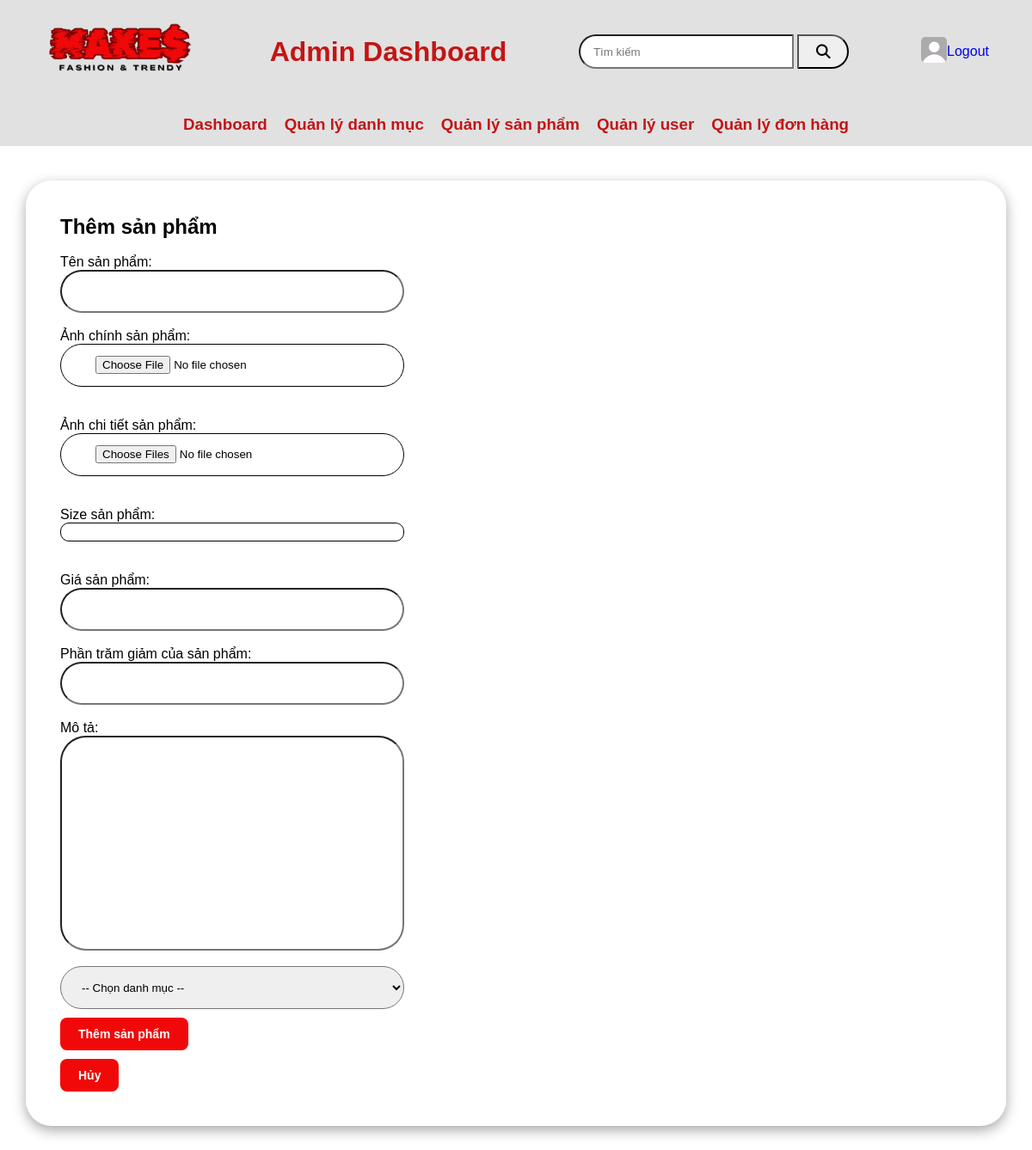
Before: /admin/insert_product_page (signed in) with the older database file.
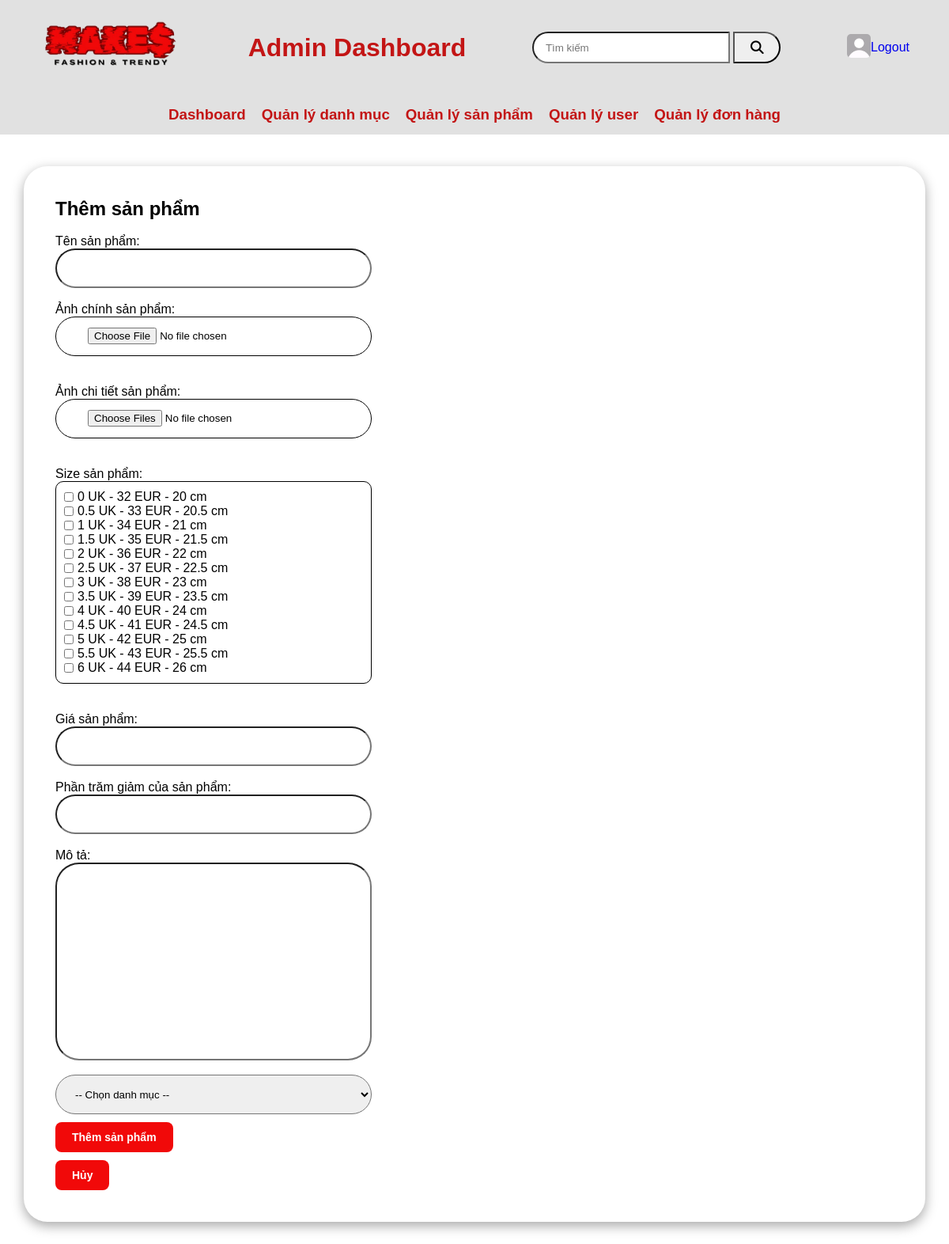
After: the same page with the newer database file.
### tables this page shows
CREATE TABLE `sizes` (
  `id` int(11) NOT NULL,
  `size_name` varchar(255) NOT NULL
);

### app/controllers/Admin_Product_Controller.php (called while the page is built, shortened)
<?php
require "./core/Controller.php";
class Admin_Product_Controller extends Controller
{
    public $admin_product_model;
    public $data = [];
    public function __construct()
    {
        $this->admin_product_model = $this->model('Admin_Product_Model');
    }
    public function insert()
    {
        $cate = $this -> admin_product_model -> getAllCate();
        $sizes = $this -> admin_product_model -> getSizes();
        $this->data['content'] = 'admin/insert_product';
        $this->data['sub_content'] = [
            'cate' => $cate,
            'sizes' => $sizes,
        ];
        $this->render('layout/admin', $this->data);
    }
}

### index.php (called while the page is built, shortened)
<?php
$router = new R();
$router->add("/", ["controller" => "home", "action" => "index"]);
$router->add("/dang-nhap", ["controller" => "auth", "action" => "index"]);
$router->add("/dang-xuat", ["controller" => "auth", "action" => "logout"]);
$router->add("/quen-mat-khau", ["controller" => "auth", "action" => "forget_pass"]);
$router->add("/auth/forget_password", ["controller" => "auth", "action" => "forget_password"]);
$router->add("/trang-xac-nhan", ["controller" => "auth", "action" => "verify"]);
$router->add("/auth/check_verify", ["controller" => "auth", "action" => "check_verify"]);
$router->add("/doi-mat-khau", ["controller" => "auth", "action" => "reset_pass"]);
$router->add("/auth/reset_password", ["controller" => "auth", "action" => "reset_password"]);
$router->add("/trang-ca-nhan", ["controller" => "auth", "action" => "profile"]);
$router->add("/chinh-sua-trang-ca-nhan", ["controller" => "auth", "action" => "update_profile"]);
$router->add("/cap-nhat-trang-ca-nhan", ["controller" => "auth", "action" => "update_profile_user"]);
$router->add("/san-pham", ["controller" => "product", "action" => "index"]);
$router->add("/chi-tiet-san-pham/{id}", ["controller" => "product", "action" => "detail_pro"]);
$router->add("/dang-ky-tai-khoan", ["controller" => "auth", "action" => "register"]);
$router->add("/dang-nhap-tai-khoan", ["controller" => "auth", "action" => "login"]);
$router->add("/tim-kiem", ["controller" => "product", "action" => "search"]);
$router->add("/gio-hang", ["controller" => "cart", "action" => "index"]);
$router->add("/them-san-pham", ["controller" => "cart", "action" => "add_to_cart"]);
$router->add("/cart/delete/{id}/{product_id}/{size_id}", ["controller" => "cart", "action" => "delete"]);
$router->add("/tang_giam_so_luong/{id}/{product_id}/{loai}", ["controller" =>"cart", "action"=>"cartItem"]);
$router->add("/order/addOrder", ["controller" =>"order", "action"=> "addOrder"]);
$router->add("/trang-yeu-thich", ["controller" =>"Home", "action"=> "fav"]);
$router->add("/them-yeu-thich/{id}", ["controller" =>"Home", "action"=> "addfav"]);
$router->add("/xoa-yeu-thich/{id}", ["controller" =>"Home", "action"=> "deletefav"]);
$router->add("/theo-doi-don-hang", ["controller" =>"cart", "action"=> "order_tracking"]);
$router->add("/dashboard", ["controller" => "Admin_Cate", "action" => "index"]);
$router->add("/admin/category", ["controller" => "Admin_Cate", "action" => "category"]);
$router->add("/admin/product", ["controller" => "Admin_Product", "action" => "product"]);
$router->add("/admin/insert_product_page", ["controller" => "Admin_Product", "action" => "insert"]);
$router->add("/admin/them-san-pham", ["controller" => "Admin_Product", "action" => "insert_product"]);
$router->add("/admin/xoa-san-pham/{id}", ["controller" => "Admin_Product", "action" => "delete"]);
$router->add("/admin/cap-nhat-san-pham/{id}", ["controller" => "Admin_Product", "action" => "edit_product"]);
$router->add("/admin/update_product/{id}", ["controller" => "Admin_Product", "action" => "update_product"]);
$router->add("/tim-kiem-admin", ["controller" => "Admin_Product", "action" => "search"]);
$router->add("/admin/user", ["controller" => "Admin_User", "action" => "user"]);
$router->add("/admin/edit_user/{id}", ["controller" => "Admin_User", "action" => "edit_user"]);
$router->add("/admin/update_user/{id}", ["controller" => "Admin_User", "action" => "update_user"]);
$router->add("/admin/order", ["controller" => "Admin_Order", "action" => "index"]);
$router->add("/admin/update_order", ["controller" => "Admin_Order", "action" => "update_status"]);
$router->add("/admin/delete_order", ["controller" => "Admin_Order", "action" => "delete_status"]);
$router->add("/admin/edit_order/{id}", ["controller" => "Admin_Order", "action" => "edit"]);
$router->add("/admin/delete_order/{id}", ["controller" => "Admin_Order", "action" => "delete"]);
$router->add("/admin/edit_cate/{id}", ["controller" => "Admin_Cate", "action" => "edit_cate"]);
$router->add("/admin/update_cate/{id}", ["controller" => "Admin_Cate", "action" => "update_cate"]);
$router->add("/admin/delete_cate/{id}", ["controller" => "Admin_Cate", "action" => "delete_cate"]);
$router->add("/admin/insert_cate_page", ["controller" => "Admin_Cate", "action" => "insert_cate_page"]);
$router->add("/admin/insert_cate", ["controller" => "Admin_Cate", "action" => "insert_cate"]);
$request_uri = $_SERVER['REQUEST_URI'];
$path = str_replace('/MAKE_MONEY', '', $request_uri);
$params = $router->match($path);
$action = $params['action'] ?? "index";
$controller_object = new $controller();
unset($params['controller'], $params['action']);
$args = array_values($params);
call_user_func_array([$controller_object, $action], $args);

### core/Database.php (called while the page is built, shortened)
<?php
class Database
{
  private $servername = 'localhost';
  private $database = 'converse';
  private $username = 'root';
  private $password = '';
  private $charset = "utf8mb4";
  private $pdo;
  public function __construct()
  {
    try {
      $dsn = "mysql:host=$this->servername;dbname=$this->database;charset=$this->charset";
      $this->pdo = new PDO($dsn, $this->username, $this->password);
      $this->pdo->setAttribute(PDO::ATTR_ERRMODE, PDO::ERRMODE_EXCEPTION);
    } catch (PDOException $e) {
      echo "Connection failed: " . $e->getMessage();
    }
  }
  public function query($sql, $param = [])
  {
    $stmt = $this->pdo->prepare($sql);
    if ($param) {
      $stmt->execute($param);
    } else {
      $stmt->execute();
    }
    return $stmt;
  }
  public function getAll($sql, $param = [])
  {
    $stmt = $this->query($sql, $param);
    return $stmt->fetchAll(PDO::FETCH_ASSOC);
  }
}

### app/models/Admin_Product_Model.php (called while the page is built, shortened)
<?php
class Admin_Product_Model extends Model
{
    protected $db;
    public function __construct()
    {
        $this->db = new Database();
    }
    public function getSizes()
    {
        $sql = "SELECT * FROM sizes";
        return $this->db->getAll($sql);
    }
}

### app/views/admin/insert_product.php (the view, shortened to what this page needs)
<main class="main-contentad">
    <h2>Thêm sản phẩm</h2>
    <br>
    <form action="<?= _WEB_ROOT_ ?>/admin/them-san-pham" method="post" enctype="multipart/form-data">
        <label for="">Tên sản phẩm:</label><br>
        <input style="width: 400px; height: 50px; border-radius: 30px; padding-left: 20px" type="text" name="name" value="">
        <br>
        <br>
        <label for="">Ảnh chính sản phẩm:</label><br>
        <div style="width: 400px; height: 50px; border-radius: 30px; padding-left: 20px; border: 1px solid black">
            <input style="padding-top: 13px; width: 400px;" type="file" name="image_show">
        </div>
        <br>
        <br>
        <label for="">Ảnh chi tiết sản phẩm:</label><br>
        <div style="width: 400px; height: 50px; border-radius: 30px; padding-left: 20px; border: 1px solid black">
            <input style="padding-top: 13px; width: 400px;" type="file" name="image[]" multiple>
        </div>
        <br>
        <br>
        <label for="">Size sản phẩm:</label><br>
        <div style="width: 400px; border: 1px solid black; border-radius: 10px; padding: 10px;">
            <?php foreach ($sizes as $s): ?>
                <label style="display: flex; align-items: center; gap: 5px;">
                    <input type="checkbox" name="size[]" value="<?= $s['id'] ?>" style="width: 12px; height: 12px;">
                    <?= $s['size_name'] ?>
                </label>
            <?php endforeach; ?>
        </div>
        <br>
        <br>
        <label for="">Giá sản phẩm:</label><br>
        <input style="width: 400px; height: 50px; border-radius: 30px; padding-left: 20px" type="text" name="price" value="">
        <br>
        <br>
        <label for="">Phần trăm giảm của sản phẩm:</label><br>
        <input style="width: 400px; height: 50px; border-radius: 30px; padding-left: 20px" type="text" name="sale_percent" value="">
        <br>
        <br>
        <label for="">Mô tả:</label><br>
        <input style="width: 400px; height: 250px; border-radius: 30px; padding-left: 20px" type="text" name="description" value="">
        <br>
        <br>
        <select style="width: 400px; height: 50px; border-radius: 30px; padding-left: 20px" name="cate" id="cate">
            <option value="">-- Chọn danh mục --</option>
        </select>
        <br>
        <button>Thêm sản phẩm </button>
    </form>
    <button onclick="location.href='<?= _WEB_ROOT_ ?>/admin/category'">Hủy</button>
</main>

### core/Controller.php (shortened to what this page needs)
<?php
class Controller
{
    public function model($model)
    {
        if (file_exists(_DIR_ROOT . '/app/models/' . $model . '.php')) {
            if (class_exists($model)) {
                $model = new $model();
                return $model;
            }
        }
        return false;
    }
    public function render($view, $data = [])
    {
        extract($data);
        if (file_exists(_DIR_ROOT . '/app/views/' . $view . '.php')) {
            require_once _DIR_ROOT . '/app/views/' . $view . '.php';
        }
    }
}

### app/views/layout/admin.php (shortened to what this page needs)
<!DOCTYPE html>
<html lang="vi">
<head>
    <link rel="stylesheet" href="<?= _WEB_ROOT_ ?>/public/css/admin.css">
    <link rel="stylesheet" href="<?= _WEB_ROOT_ ?>/public/css/index.css">
    <link rel="stylesheet" href="https://cdnjs.cloudflare.com/ajax/libs/font-awesome/6.5.1/css/all.min.css" />
</head>
<body>
    <?php
    $this->render('layout/header_admin');
    if (isset($sub_content) && is_array($sub_content)) {
        $this->render($content, $sub_content);
    } else {
        $this->render($content, []);
    }
    ?>
</body>
</html>

### app/views/layout/header_admin.php (shortened to what this page needs)
<header>
    <div class="top_header" style=" background:#E1E1E1;">
        <div class="left_logo">
            <img src="<?= _WEB_ROOT_ ?>/public/image/logo.png" alt="" width="180px" height="200px">
        </div>
        <h1 style="color:rgb(195, 21, 21)">Admin Dashboard</h1>
        <div class="search">
            <form action="<?= _WEB_ROOT_ ?>/tim-kiem-admin" method="POST">
                <input
                    style="width:250px; height:40px; border-radius:20px 0px 0px 20px; padding-left: 15px;"
                    type="text" name="keyword" placeholder="Tìm kiếm">
                <button
                    style="width: 60px; height: 40px; border-radius: 0px 20px 20px 0px; margin: 0px;padding: 0px;">
                </button>
            </form>
        </div>
        <div class="icon_top_header">
            <?php if (isset($_SESSION['user'])): ?>
                <?php if (!empty($_SESSION['user']['image'])): ?>
                    <a href="">
                        <img src="<?= _WEB_ROOT_ ?>/public/image_user/<?= $_SESSION['user']['image'] ?>" alt="Avatar" class="m-0 p-0" style="width: 30px; height: 30px; border-radius: 5px;">
                    </a>
                    <a href="<?= _WEB_ROOT_ ?>/dang-xuat
                    ">Logout</a>
                <?php endif; ?>
            <?php endif; ?>
        </div>
    </div>
    <div class="menu_admin" style="display: flex; background-color: #E1E1E1; height: 50px; width: 100%; justify-content: center; gap: 20px; align-items: center;">
        <h3 style="margin: 0;"><a href="<?= _WEB_ROOT_ ?>/dashboard" style="text-decoration: none; color: rgb(195, 21, 21);">Dashboard</a></h3>
        <h3 style="margin: 0;"><a href="<?= _WEB_ROOT_ ?>/admin/category" style="text-decoration: none; color: rgb(195, 21, 21);">Quản lý danh mục</a></h3>
        <h3 style="margin: 0;"><a href="<?= _WEB_ROOT_ ?>/admin/product" style="text-decoration: none; color: rgb(195, 21, 21);">Quản lý sản phẩm</a></h3>
        <h3 style="margin: 0;"><a href="<?= _WEB_ROOT_ ?>/admin/user" style="text-decoration: none; color: rgb(195, 21, 21);">Quản lý user</a></h3>
        <h3 style="margin: 0;"><a href="<?= _WEB_ROOT_ ?>/admin/order" style="text-decoration: none; color: rgb(195, 21, 21);">Quản lý đơn hàng</a></h3>
    </div>
</header>
<div class="containerad">

### public/css/admin.css (style rules this page uses)
* { margin: 0; padding: 0; box-sizing: border-box; font-family: 'Montserrat', sans-serif; }
.containerad { background-color: #fff; border-radius: 30px; box-shadow: 0 5px 15px rgba(0, 0, 0, 0.35); position: relative; overflow: hidden; width: 95vw; max-width: 100%; min-height: 600px; margin: 40px auto; padding: 20px; display: flex; }
.menu_admin { display: flex; background-color: rgb(195, 21, 21); height: 100px; width: 100%; justify-content: center; gap: 20px; align-items: center; }
.menu_admin a { text-decoration: none; color: #fff; }
.main-contentad { padding: 20px; flex: 1; overflow-y: auto; }
.containerad button { background-color: #f10909; color: #fff; font-size: 14px; padding: 10px 20px; border: 1px solid transparent; border-radius: 8px; font-weight: 600; cursor: pointer; margin-top: 10px; }
.main-contentad form input { height: 50px; width: 150px; padding-left: 20px; border-radius: 30px; }

### public/css/index.css (style rules this page uses)
* { margin: 0; padding: 0; box-sizing: border-box; font-family: sans-serif; text-decoration: none; list-style: none; }
body { margin: 0; padding: 0; width: 100vw; overflow-x: hidden; }
header { z-index: 999; position: sticky; top: 0; left: 0; background-color: white; }
.top_header { display: flex; align-items: center; justify-content: space-between; height: 120px; }
.left_logo { margin-left: 50px; }
.search input { height: 50px; width: 200px; }
.icon_top_header { margin-right: 50px; display: flex; align-items: center; justify-content: space-between; height: 50px; }
.search form input { width: 500px; height: 40px; border-radius: 20px 0px 0px 20px; padding-left: 15px; }
.search form button { width: 100px; height: 40px; border-radius: 0px 20px 20px 0px; margin: 0px; padding: 0px; }

Changed rows visible on the page:
added sizes: size_name "0 UK - 32 EUR - 20 cm"
added sizes: size_name "0.5 UK - 33 EUR - 20.5 cm"
added sizes: size_name "1 UK - 34 EUR - 21 cm"
added sizes: size_name "1.5 UK - 35 EUR - 21.5 cm"
added sizes: size_name "2 UK - 36 EUR - 22 cm"
added sizes: size_name "2.5 UK - 37 EUR - 22.5 cm"
added sizes: size_name "3 UK - 38 EUR - 23 cm"
added sizes: size_name "3.5 UK - 39 EUR - 23.5 cm"
added sizes: size_name "4 UK - 40 EUR - 24 cm"
added sizes: size_name "4.5 UK - 41 EUR - 24.5 cm"
added sizes: size_name "5 UK - 42 EUR - 25 cm"
added sizes: size_name "5.5 UK - 43 EUR - 25.5 cm"
added sizes: size_name "6 UK - 44 EUR - 26 cm"
